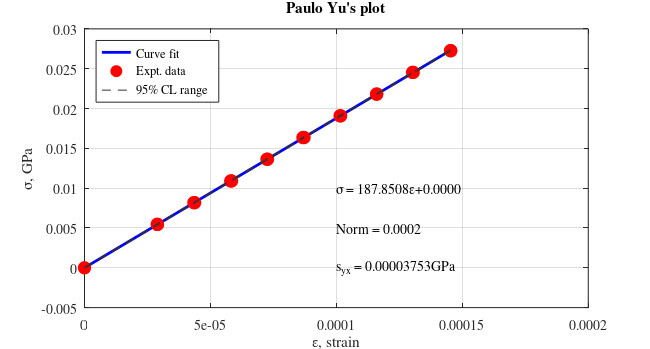
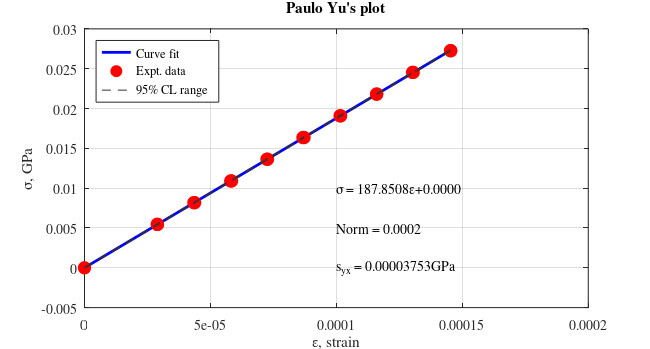

Write MATLAB code to recreate these figures, in order.
% This is a genric program to generate calibration plot and provide slope
% and intercept data
% Date: July 19th
% Dr. Vibhav Durgesh
% Rev 0.0
% This is basic program to demonstrating use of polyfit command and
% calculating norm and standard error of fit.
% User has to provide apropriate information see - begining of the code
%%%%%%%%%%%%%%%%%%%%%%%%%%%%%%%%%%%%%%%%%%%%%%%%%%%%%%%%%%%%%%%%%%%%%%%%%%%

clear all
close all
clc
%%%% USER HAVE TO MANUALLY ADD THIS INFORMATION %%%%%%%%%%%%%%%%%%%%%%%%%%%
%%%% 

mass = [0 0.4 0.4 0.6 0.6 0.8 0.8 1 1 1.2 1.2 1.4 1.4 1.6 1.6 1.8 1.8 2 2]; %Change to appropriate weight for experiment
unloadedweight = [2.1240 2.1264 2.1267 2.1277 2.1293 2.1299 2.1282 2.1291 2.1301 2.1305 2.1328 2.1330 2.1341 2.1341 2.1340 2.1341 2.1356 2.1347 2.1344];%Change to appropriate readout from DMM
loadedweight = [2.1240 2.2714 2.2714 2.3467 2.3467 2.4206 2.4206 2.4929 2.4929 2.5670 2.5670 2.6422 2.6422 2.7149 2.7149 2.7877 2.7877 2.8625 2.8625]; % Change to appropriate readout from DMM
L = 36/100; % length of beam using a tape measure
w = 1.499*(2.54/100); %width of the beam using a caliper
t = 0.2515*(2.54/100); %thickness of the beam using a micrometer
g = 9.8051; % gravitational constant (m/s)
GF = 2.012; % Gain Factor
G = 497.7538855; % gain using Rg = 101.66 ohm
Vi = 10; %Excitation Voltage

m = mass; % mass (kg)
dvo = abs(loadedweight-unloadedweight); %difference in voltage
%% Calculating Stress
stress = ((6*m*g*L)/(w*t^2))/(10^9); %Stress(MPa)

%% Calculating Strain
strain = (2*dvo)/(Vi*G*GF); %strain (unitless)

t_nuP = 2.110; %Value read from t-student's table (19 data points)
plotTitle = 'Paulo Yu''s plot';
%%%% END OF USER INFORMATION %%%%%%%%%%%%%%%%%%%%%%%%%%%%%%%%%%%%%%%%%%%%%%
%%%%%%%%%%%%%%%%%%%%%%%%%%%%%%%%%%%%%%%%%%%%%%%%%%%%%%%%%%%%%%%%%%%%%%%%%%%
[p,s] = polyfit(strain,stress,1); % Curve fitting data with 1st order fit
xfit = strain;% Generating x-data for curve fitting
yfit = polyval(p,xfit);
nu = s.df; %Getting degree of freedom for the curve fit
norm = s.normr; % Getting the norm of the curve fitting
syx = norm/sqrt(nu);

% Generating figure with specific size
figure(1)
set(gcf,'unit','inches','position',[0.50 0.50 6.50 3.50],...
    'defaultaxesfontsize',10,'defaultaxesfontname','times');
% Plotting data
plot(xfit,yfit,'b-','linewidth',2); hold on
plot(strain,stress,'ro','markersize',9,'markerfacecolor','r')
xlabel('\epsilon, strain')
ylabel('\sigma, GPa')
grid on
% Now adding 95% confidence level in the plot
y_cl_low = yfit - t_nuP*syx; % Using regression analysis
y_cl_up  = yfit + t_nuP*syx;
plot(xfit,y_cl_low,'--','color',[0.2 0.2 0.2],'HandleVisibility','off');
plot(xfit,y_cl_up,'--','color',[0.2 0.2 0.2]);

legend('Curve fit','Expt. data','95% CL range','location','Northwest')
title(plotTitle)
text(1e-4,0.01,sprintf('%s = %3.4f%s+%3.4f','\sigma',p(1),'\epsilon',p(2)),'Fontname','times')
text(1e-4,0.005,sprintf('Norm = %3.4f',s.normr),'Fontname','times')
text(1e-4,0,sprintf('s_{yx} = %3.8f%s',syx,'GPa'),'Fontname','times') 
% % Saving the files in png and pdf format
figName = ['Paulo_Yu_Exp07_Part1'];
set(gcf,'PaperPositionMode','auto')
print(figName,'-dpng','-r600')
set(gcf,'PaperUnits','inches','Units','inches');
figpos = get(gcf,'Position');
set(gcf,'PaperSize',figpos(3:4),'Units','inches');
print(figName,'-dpdf','-r600')
% 
